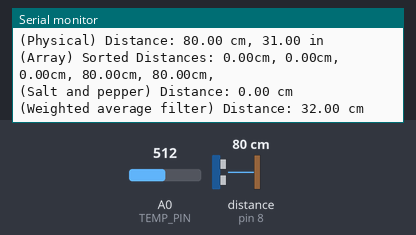
Bench run of a sketch on a simulated Arduino Uno, built with avr-gcc and run on an emulated ATmega328P. On the bench: the last lines printed to the serial monitor. Wiring (from diagram.json): ultrasonic range finder: trigger pin 9; echo pin 8. Inputs (shaded band) come from the test bench; at power-on: distance to the obstacle (sensor on pin 8) 80 cm, A0 (TEMP_PIN) = 512. The echo pulse lasts 58.3 µs per cm.

Above: at 2.3 s.
2.4 s: distance to the obstacle (sensor on pin 8) set to 2 cm
At 4.1 s:
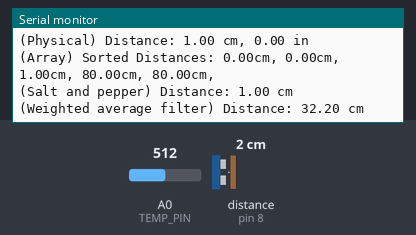
7.4 s: A0 (TEMP_PIN) set to 716
At 8.6 s:
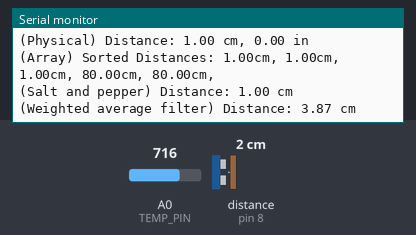
9.4 s: distance to the obstacle (sensor on pin 8) set to 4 cm
At 9.4 s:
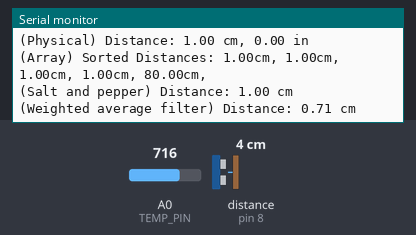
11.4 s: A0 (TEMP_PIN) set to 900
At 12.9 s:
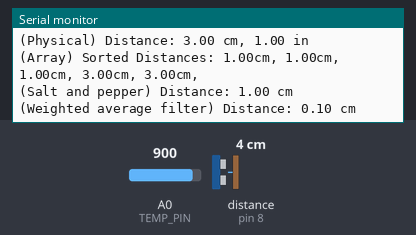
Timing chart, 0 to 14.4 s (numbered marks = the images above; inputs shaded):
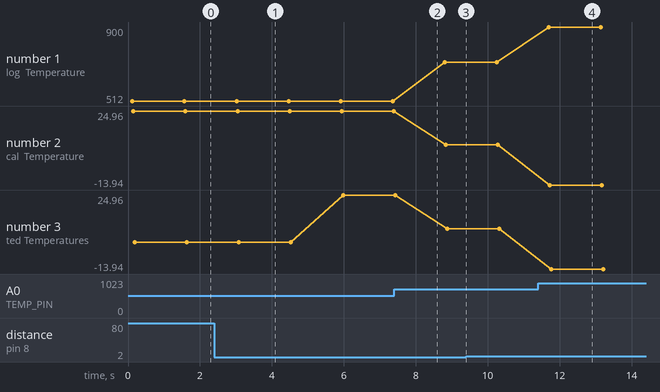

Measured:
- after the input at 2.4 s, the serial monitor: prints a new line after 0.88 s (image 1)
- after the input at 11.4 s, the serial monitor: prints a new line after 0.30 s (image 4)
- plotted number 1: 512 → 716 after the input at 7.4 s, 716 → 900 after the input at 11.4 s
- plotted number 2: 24.96 → 7.09 after the input at 7.4 s, 7.09 → -13.94 after the input at 11.4 s
- plotted number 3: 24.96 → 7.09 after the input at 7.4 s, 7.09 → -13.94 after the input at 11.4 s

The sketch:

sketch.ino
```cpp
#include <stdio.h>
#include <stdlib.h>
#include <string.h>
#include "stdio_init.h"

// Pins
#define TRIG_PIN 9
#define ECHO_PIN 8
#define TEMP_PIN A0
#define BUFF_SIZE 5

// Should match the Beta Coefficient of the thermistor
const float BETA = 3950;
char output_str[10];
int temp_pos = 0, dist_pos = 0, temp_analog_value;
float celsius, salt_pepper_result, weighted_average_result, weighted_num, weighted_den;
float temp_arr[BUFF_SIZE], temp_arr_copy[BUFF_SIZE], weights[BUFF_SIZE],
      dist_arr[BUFF_SIZE], dist_arr_copy[BUFF_SIZE];

int duration;
char distance_str[10];

void setup() {
  stdio_init_all();
  pinMode(TRIG_PIN, OUTPUT);
  pinMode(ECHO_PIN, INPUT);
  set_weights();
  printf("%s\n", "===== Sensors: Temperature and Distance =====");
  printf("%s", "(Array) Weights: ");
  for (int i = 0; i < BUFF_SIZE; i++) {
    dtostrf(weights[i], 2, 2, output_str);
    printf("%s, ", output_str);
  }
}

void loop() {
  display_temperature();
  display_distance();
  delay(1000);
}

void display_temperature() {
  printf("%s\n", "===== Temperature =====");

  temp_analog_value = analogRead(TEMP_PIN);
  printf("%s", "(Analog) Temperature: ");
  dtostrf(temp_analog_value, 4, 2, output_str);
  printf("%s\n", output_str);

  // Analog to °C
  celsius = 1 / (log(1 / (1023. / temp_analog_value - 1)) / BETA + 1.0 / 298.15) - 273.15;
  printf("%s", "(Physical) Temperature: ");
  // dtostrf(float_value, min_width, num_digits_after_decimal, where_to_store_string)
  dtostrf(celsius, 4, 2, output_str);
  printf("%s °C\n", output_str);

  // Salt and pepper
  salt_pepper_result = salt_pepper_filter_temp();
  printf("%s", "\n(Salt and pepper) Temperature: ");
  dtostrf(salt_pepper_result, 4, 2, output_str);
  printf("%s °C\n", output_str);

  // Weighted average filter
  weighted_average_result = weighted_average_filter(temp_arr);
  printf("%s", "(Weighted average filter) Temperature: ");
  dtostrf(weighted_average_result, 4, 2, output_str);
  printf("%s °C\n", output_str);
}

void display_distance() {
  printf("%s\n", "===== Distance =====");

  // Start a new measurement:
  digitalWrite(TRIG_PIN, HIGH);
  delayMicroseconds(10);
  digitalWrite(TRIG_PIN, LOW);

  // Count the time it stays high (pulse length).
  // The length of the ECHO high pulse is proportional to the distance.
  // Then convert pulse length in microseconds into centimeters / inches.
  duration = pulseIn(ECHO_PIN, HIGH);
  printf("%s", "(Digital) Duration: ");
  dtostrf(duration, 4, 2, distance_str);
  printf("%s µs\n", distance_str);

  printf("%s", "(Physical) Distance: ");
  dtostrf(duration / 58, 4, 2, distance_str);
  printf("%s cm, ", distance_str);
  dtostrf(duration / 148, 4, 2, distance_str);
  printf("%s in\n", distance_str);

  // Salt and pepper
  salt_pepper_result = salt_pepper_filter_dist();
  printf("%s", "\n(Salt and pepper) Distance: ");
  dtostrf(salt_pepper_result, 4, 2, output_str);
  printf("%s cm\n", output_str);

  // Weighted average filter
  weighted_average_result = weighted_average_filter(dist_arr);
  printf("%s", "(Weighted average filter) Distance: ");
  dtostrf(weighted_average_result, 4, 2, output_str);
  printf("%s cm\n\n", output_str);
}

float salt_pepper_filter_temp() {
  // Reset the index
  if (temp_pos > BUFF_SIZE) {
    temp_pos = 0;
  }
  temp_arr[temp_pos] = celsius;
  temp_pos++;

  // Copy the original array
  memcpy(temp_arr_copy, temp_arr, sizeof(temp_arr));
  // Sort the copied array
  qsort(temp_arr_copy, BUFF_SIZE, sizeof(float), compare_float);

  printf("%s", "(Array) Sorted Temperatures: ");
  for (int i = 0; i < BUFF_SIZE; i++) {
    dtostrf(temp_arr_copy[i], 4, 2, output_str);
    printf("%s°C, ", output_str);
  }

  return temp_arr_copy[BUFF_SIZE - 3];
}

float weighted_average_filter(float arr[]) {
  weighted_num = 0;

  for (int i = 0; i < BUFF_SIZE; i++) {
    weighted_num += arr[i] * weights[i];
  }

  return weighted_num / weighted_den;
}

void set_weights() {
  for (int i = 0; i < BUFF_SIZE; i++) {
    weights[i] = 1.0 / BUFF_SIZE;
    weighted_den += weights[i];
  }
}

int compare_float(const void *a, const void *b) {
  float float_a = *((float*)a);
  float float_b = *((float*)b);

  if (float_a < float_b) return -1;
  if (float_a > float_b) return 1;
  return 0;
}

float salt_pepper_filter_dist() {
  // Reset the index
  if (dist_pos > BUFF_SIZE) {
    dist_pos = 0;
  }
  dist_arr[dist_pos] = duration / 58;
  dist_pos++;

  // Copy the original array
  memcpy(dist_arr_copy, dist_arr, sizeof(dist_arr));
  // Sort the copied array
  qsort(dist_arr_copy, BUFF_SIZE, sizeof(float), compare_float);

  printf("%s", "(Array) Sorted Distances: ");
  for (int i = 0; i < BUFF_SIZE; i++) {
    dtostrf(dist_arr_copy[i], 4, 2, output_str);
    printf("%scm, ", output_str);
  }

  return dist_arr_copy[BUFF_SIZE - 3];
}

// printf("%s", "Numerator: ");
// dtostrf(weighted_num, 4, 2, output_str);
// printf("%s ", output_str);

// printf("%s", "Denominator: ");
// dtostrf(weighted_den, 4, 2, output_str);
// printf("%s", output_str);
```

stdio_init.h
```cpp
#include <stdio.h>
#include <string.h>

int sputc(char __c, FILE *__f) {
  if(__f == stderr) {
    Serial.write(__c);
  } else {
    Serial.write(__c);
  }
  return __c;
}

int sputs(const char* __str) {
  for(int i = 0; i < strlen(__str); i++) {
    sputc(__str[i], stdout);
  }
}

char sgetc() {
  return Serial.read();
}

void stdio_init_all(unsigned long baud = 9600) {
  Serial.begin(baud);
  fdevopen(&sputc, &sgetc);
}
```
